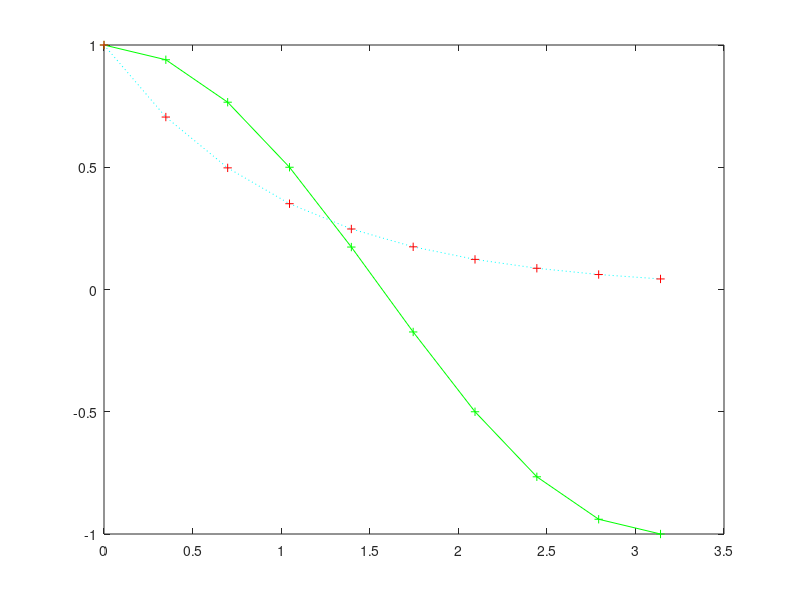
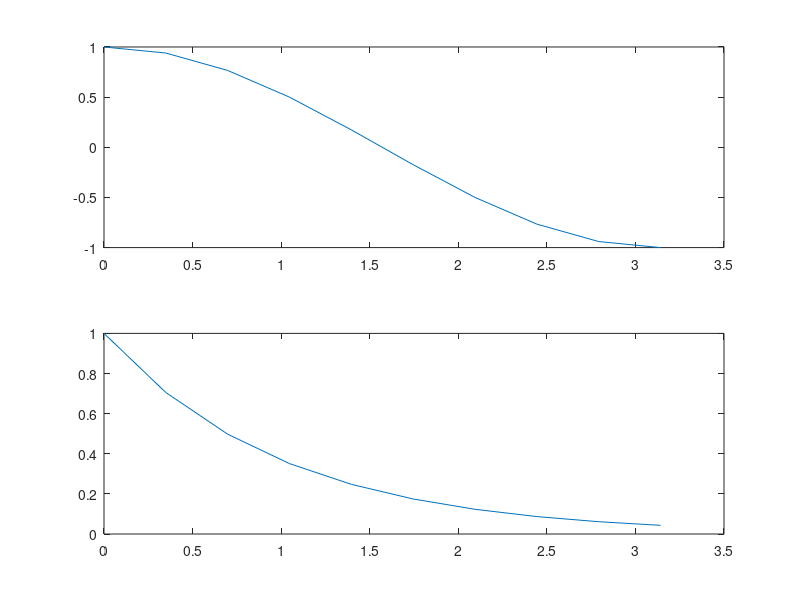
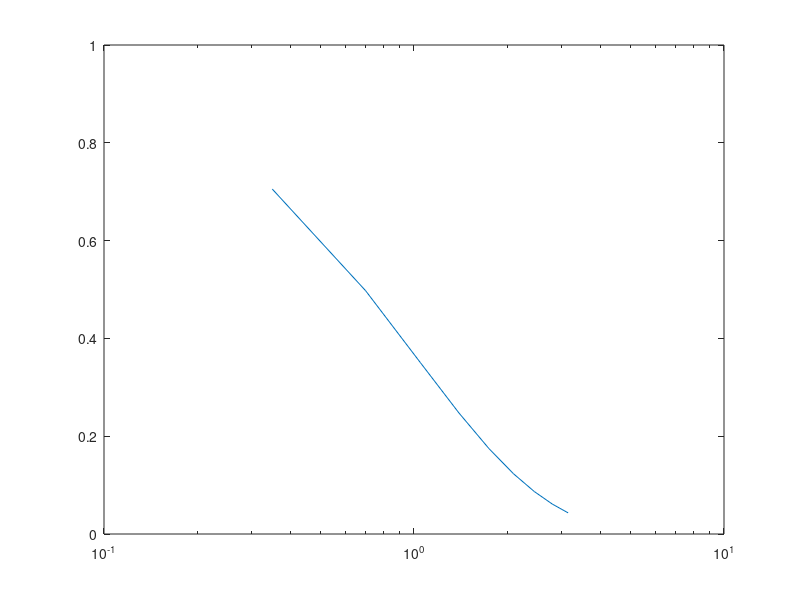

The MATLAB script that drew these images, in order:
x=linspace(0,pi,10)

y=cos(x)
z=exp(-x)
figure(1)
plot(x,y,'g+-',x,z,':c+',...
    'LineWidth',pi/10,...
    'MarkerEdgeColor','r',...
    'MarkerFaceColor','r')
figure(2)
 subplot(2,1,1), plot(x,y)
 subplot(2,1,2), plot(x,z)
 figure(3)
 semilogx(x,z)